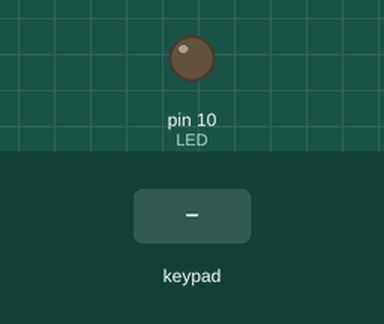
Recording of a sketch running on a simulated Arduino Uno, built with avr-gcc and run on an emulated ATmega328P. On the bench: output pins drawn as LEDs (lit = HIGH). The test bench sets the inputs (shaded band).

Above: at 1.2 s.
1.3 s: keypad keys 1 2 0 # pressed 0.4 s apart
At 2.8 s:
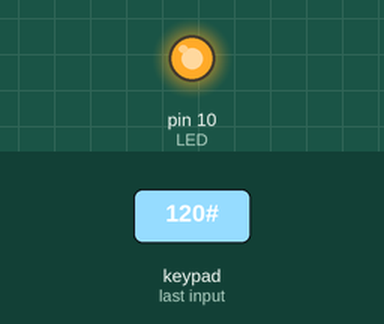
4.4 s: key '#' pressed
At 5.2 s:
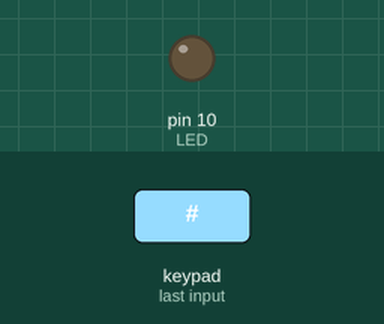
Timing chart, 0 to 7.4 s (numbered marks = the images above; inputs shaded):
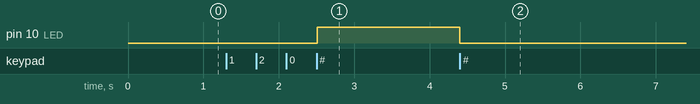

The sketch:

keypad-with-validkey.ino
```cpp
#include <Keypad.h>
const byte ROWS = 4; // four rows
const byte COLS = 4; // four columns
// define the cymbols on the buttons of the keypads
float firstnumber = 0;
float secondnumber = 0;
float resulet = 0;
bool section = false ;
int type = 0;
int LED = 10;
int valueCode = 123;
char hexaKeys[ROWS][COLS] = {
  {'1', '2', '3', 'A'},
  {'4', '5', '6', 'B'},
  {'7', '8', '9', 'C'},
  {'*', '0', '#', 'D'}
};
byte rowPins[ROWS] = {2, 3, 4, 5};//  connect to the row pinouts of the keypad
byte colPins[COLS] = {6, 7, 8, 9}; // connect to the column pinouts of the keypad
Keypad customKeypad = Keypad( makeKeymap(hexaKeys), rowPins, colPins, ROWS, COLS);
void setup() {
  pinMode(LED, OUTPUT);
  Serial.begin(9600);
}
void loop() {
  char key = customKeypad.getKey() ;
  if (key)
  {
    static String C = "";
    if (key == '#' )
    {
      if (C.equals("120"))
      {
        digitalWrite(LED, HIGH);
      }
      else
      {
        digitalWrite(LED, LOW);
      }
      C = "";
    }
    else
    {
      C += key;
    }

  }
}
```

Measured:
- after the input at 1.3 s, pin 10 (LED): LOW → HIGH after 1.2 s
- after the input at 4.4 s, pin 10 (LED): HIGH → LOW at once
